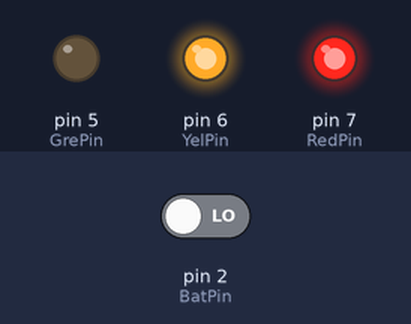
A sketch run on a simulated Arduino Uno, built with avr-gcc and run on an emulated ATmega328P. On the bench: output pins drawn as LEDs (lit = HIGH). Inputs (shaded band) come from the test bench; at power-on: pin 2 (BatPin) LOW.

Above: at 0.07 s.
At 1.2 s:
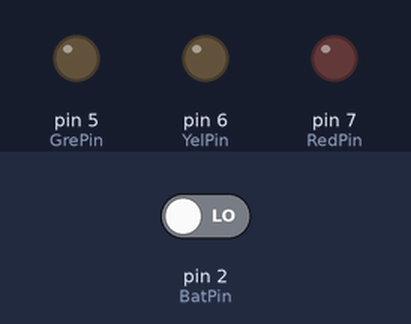
1.3 s: pin 2 (BatPin) driven HIGH
At 1.52 s:
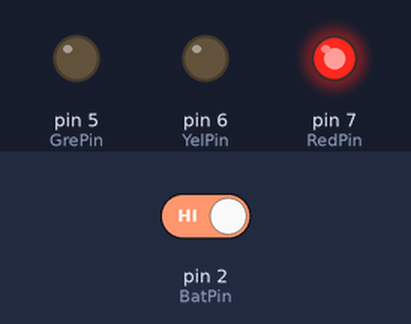
Timing chart, 0 to 4.3 s (numbered marks = the images above; inputs shaded):
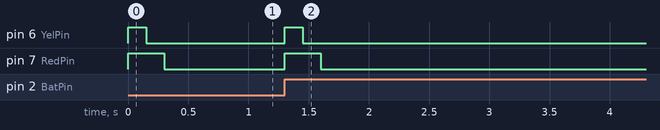

The sketch:

BatIndicator.ino
```cpp
const int BatPin = 2;
const int GrePin = 5;
const int YelPin = 6;
const int RedPin = 7;
const int SDPin = 10;


unsigned long time;

void setup(){

  pinMode(BatPin, INPUT);
  pinMode(YelPin, OUTPUT);
  pinMode(RedPin, OUTPUT);
  pinMode(GrePin, OUTPUT);

  attachInterrupt(0, count, CHANGE);
}

void loop(){
  unsigned long diff = millis() - time;

  if (diff < 5){
    digitalWrite(GrePin, HIGH);
    digitalWrite(YelPin, HIGH);
    digitalWrite(RedPin, HIGH);
  }
  else if (diff < 150){
    digitalWrite(GrePin, LOW);
    digitalWrite(YelPin, HIGH);
    digitalWrite(RedPin, HIGH);
  }
  else if (diff < 300){
    digitalWrite(GrePin, LOW);
    digitalWrite(YelPin, LOW);
    digitalWrite(RedPin, HIGH);
  } else {
    digitalWrite(GrePin, LOW);
    digitalWrite(YelPin, LOW);
    digitalWrite(RedPin, LOW);
  }
}

void count(){
  time = millis();
}
```

Measured:
- after the input at 1.3 s, pin 6 (YelPin): LOW → HIGH at once, → LOW 0.15 s later; pin 7 (RedPin): LOW → HIGH at once, → LOW 0.30 s later
